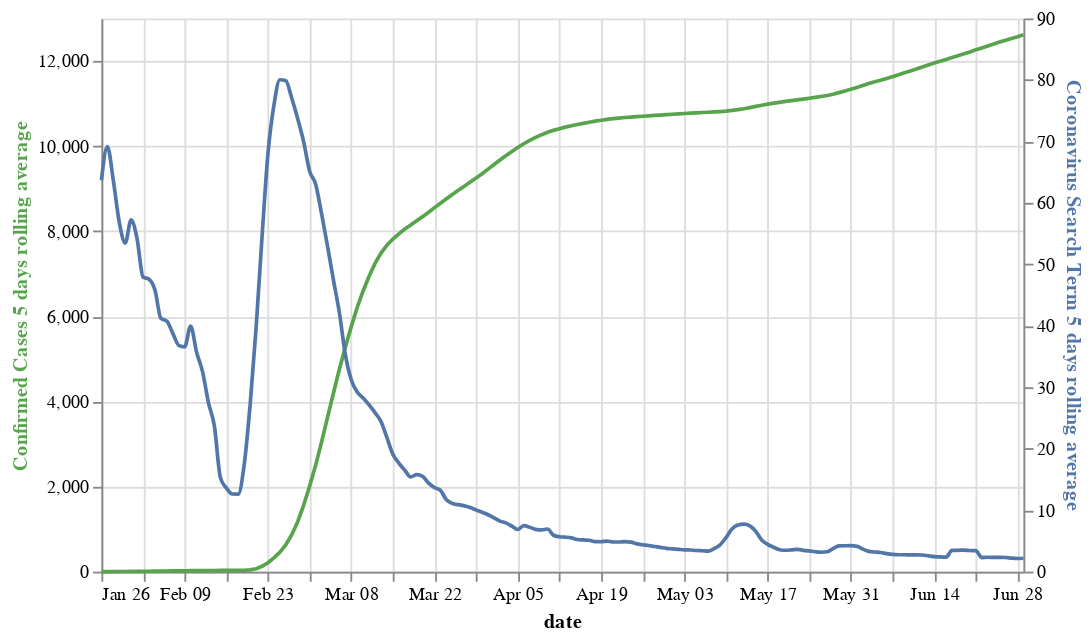

Here is the notebook cell this chart was saved with:
### Code cell
import altair as alt

#source = data.stocks()

base=alt.Chart(merged_df).mark_line(stroke='#57A44C').encode(
    alt.X('date:T'),
    alt.Y('confirmed_roll_avg',
          axis=alt.Axis(title='Confirmed Cases 5 days rolling average', titleColor='#57A44C'))
 
)
line = base.mark_line(stroke='#5276A7', interpolate='monotone').encode(
    alt.Y('corona_roll_avg',
          axis=alt.Axis(title='Coronavirus Search Term 5 days rolling average', titleColor='#5276A7'))
)

alt.layer(base, line).properties(width=500).resolve_scale(
    y = 'independent'
)

### Figure 1 — Vega-Lite specification as saved in the notebook (floating-point values rounded to 4 significant figures; data arrays with more than 128 entries replaced by an {"elided": "..."} marker saying what was removed)
{"config": {"view": {"continuousWidth": 400, "continuousHeight": 300}}, "layer": [{"mark": {"type": "line", "stroke": "#57A44C"}, "encoding": {"x": {"type": "temporal", "field": "date"}, "y": {"type": "quantitative", "axis": {"title": "Confirmed Cases 5 days rolling average", "titleColor": "#57A44C"}, "field": "confirmed_roll_avg"}}}, {"mark": {"type": "line", "interpolate": "monotone", "stroke": "#5276A7"}, "encoding": {"x": {"type": "temporal", "field": "date"}, "y": {"type": "quantitative", "axis": {"title": "Coronavirus Search Term 5 days rolling average", "titleColor": "#5276A7"}, "field": "corona_roll_avg"}}}], "data": {"name": "data-758937dde622f106e3a8c649b7d06881"}, "resolve": {"scale": {"y": "independent"}}, "width": 500, "$schema": "https://vega.github.io/schema/vega-lite/v4.8.1.json", "datasets": {"data-758937dde622f106e3a8c649b7d06881": {"elided": "156 records"}}}
